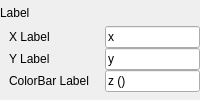
              <widget class="QFrame" name="frame_5">
               <property name="sizePolicy">
                <sizepolicy hsizetype="Preferred" vsizetype="Fixed">
                 <horstretch>0</horstretch>
                 <verstretch>0</verstretch>
                </sizepolicy>
               </property>
               <layout class="QGridLayout" name="gridLayout_3">
                <property name="leftMargin">
                 <number>0</number>
                </property>
                <property name="topMargin">
                 <number>0</number>
                </property>
                <property name="rightMargin">
                 <number>0</number>
                </property>
                <property name="bottomMargin">
                 <number>0</number>
                </property>
                <property name="horizontalSpacing">
                 <number>14</number>
                </property>
                <property name="verticalSpacing">
                 <number>0</number>
                </property>
                <item row="0" column="0">
                 <widget class="QLabel" name="label_13">
                  <property name="sizePolicy">
                   <sizepolicy hsizetype="Preferred" vsizetype="Fixed">
                    <horstretch>0</horstretch>
                    <verstretch>0</verstretch>
                   </sizepolicy>
                  </property>
                  <property name="minimumSize">
                   <size>
                    <width>0</width>
                    <height>12</height>
                   </size>
                  </property>
                  <property name="text">
                   <string>Label</string>
                  </property>
                  <property name="class" stdset="0">
                   <string>bold</string>
                  </property>
                 </widget>
                </item>
                <item row="1" column="0">
                 <widget class="QWidget" name="widget_4" native="true">
                  <property name="sizePolicy">
                   <sizepolicy hsizetype="Preferred" vsizetype="Fixed">
                    <horstretch>0</horstretch>
                    <verstretch>0</verstretch>
                   </sizepolicy>
                  </property>
                  <layout class="QGridLayout" name="gridLayout_10">
                   <property name="topMargin">
                    <number>0</number>
                   </property>
                   <property name="rightMargin">
                    <number>0</number>
                   </property>
                   <property name="bottomMargin">
                    <number>0</number>
                   </property>
                   <property name="spacing">
                    <number>0</number>
                   </property>
                   <item row="0" column="0">
                    <widget class="QLabel" name="label_8">
                     <property name="text">
                      <string>X Label</string>
                     </property>
                    </widget>
                   </item>
                   <item row="1" column="0">
                    <widget class="QLabel" name="label_9">
                     <property name="text">
                      <string>Y Label</string>
                     </property>
                    </widget>
                   </item>
                   <item row="4" column="0">
                    <widget class="QLabel" name="label_7">
                     <property name="text">
                      <string>ColorBar Label</string>
                     </property>
                    </widget>
                   </item>
                   <item row="4" column="1">
                    <widget class="QLineEdit" name="lineEdit_colorLabel">
                     <property name="minimumSize">
                      <size>
                       <width>0</width>
                       <height>12</height>
                      </size>
                     </property>
                     <property name="maximumSize">
                      <size>
                       <width>95</width>
                       <height>16777215</height>
                      </size>
                     </property>
                     <property name="text">
                      <string>z ()</string>
                     </property>
                     <property name="frame">
                      <bool>true</bool>
                     </property>
                     <property name="alignment">
                      <set>Qt::AlignLeading|Qt::AlignLeft|Qt::AlignVCenter</set>
                     </property>
                     <property name="cursorMoveStyle">
                      <enum>Qt::LogicalMoveStyle</enum>
                     </property>
                    </widget>
                   </item>
                   <item row="1" column="1">
                    <widget class="QLineEdit" name="lineEdit_yLabel">
                     <property name="minimumSize">
                      <size>
                       <width>0</width>
                       <height>12</height>
                      </size>
                     </property>
                     <property name="maximumSize">
                      <size>
                       <width>95</width>
                       <height>16777215</height>
                      </size>
                     </property>
                     <property name="text">
                      <string>y</string>
                     </property>
                     <property name="frame">
                      <bool>true</bool>
                     </property>
                     <property name="alignment">
                      <set>Qt::AlignLeading|Qt::AlignLeft|Qt::AlignVCenter</set>
                     </property>
                     <property name="cursorMoveStyle">
                      <enum>Qt::LogicalMoveStyle</enum>
                     </property>
                    </widget>
                   </item>
                   <item row="0" column="1">
                    <widget class="QLineEdit" name="lineEdit_xLabel">
                     <property name="minimumSize">
                      <size>
                       <width>0</width>
                       <height>12</height>
                      </size>
                     </property>
                     <property name="maximumSize">
                      <size>
                       <width>95</width>
                       <height>16777215</height>
                      </size>
                     </property>
                     <property name="text">
                      <string>x</string>
                     </property>
                     <property name="frame">
                      <bool>true</bool>
                     </property>
                     <property name="alignment">
                      <set>Qt::AlignLeading|Qt::AlignLeft|Qt::AlignVCenter</set>
                     </property>
                     <property name="cursorMoveStyle">
                      <enum>Qt::LogicalMoveStyle</enum>
                     </property>
                    </widget>
                   </item>
                  </layout>
                 </widget>
                </item>
               </layout>
              </widget>
